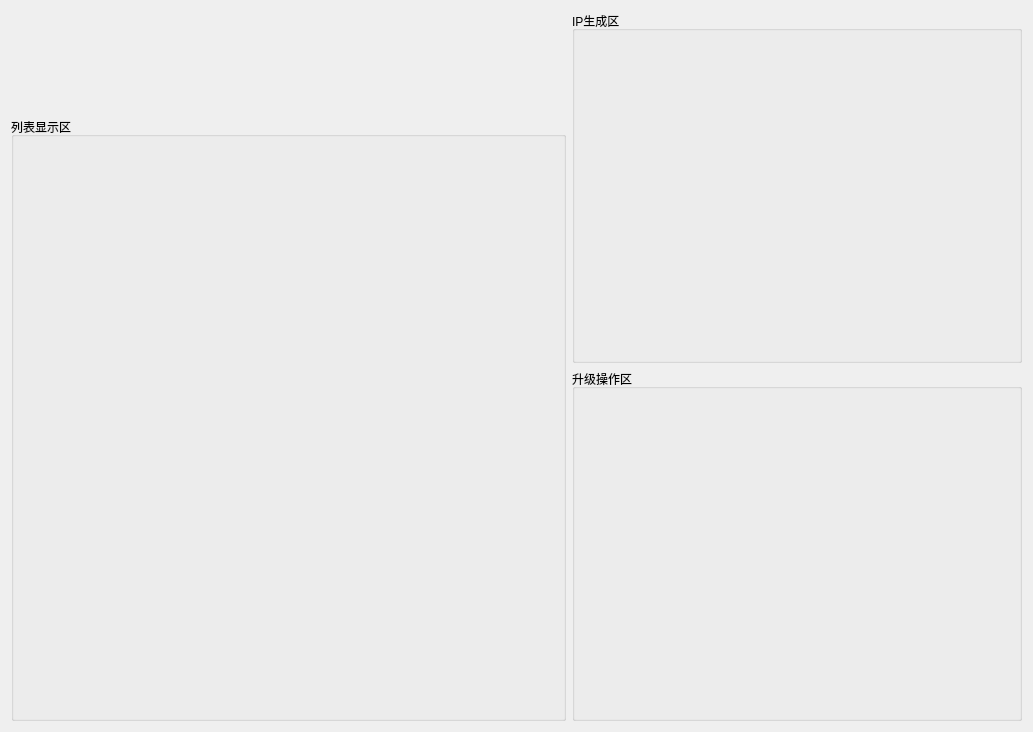
<?xml version="1.0" encoding="UTF-8"?>
<ui version="4.0">
 <class>Up_MainDlg</class>
 <widget class="QDialog" name="Up_MainDlg">
  <property name="geometry">
   <rect>
    <x>0</x>
    <y>0</y>
    <width>1033</width>
    <height>732</height>
   </rect>
  </property>
  <property name="windowTitle">
   <string>Dialog</string>
  </property>
  <layout class="QGridLayout" name="gridLayout_2">
   <item row="0" column="0">
    <layout class="QVBoxLayout" name="verticalLayout_2">
     <item>
      <widget class="QWidget" name="devWid" native="true">
       <property name="sizePolicy">
        <sizepolicy hsizetype="Fixed" vsizetype="Fixed">
         <horstretch>0</horstretch>
         <verstretch>0</verstretch>
        </sizepolicy>
       </property>
       <property name="minimumSize">
        <size>
         <width>550</width>
         <height>100</height>
        </size>
       </property>
       <property name="maximumSize">
        <size>
         <width>550</width>
         <height>100</height>
        </size>
       </property>
      </widget>
     </item>
     <item>
      <widget class="QGroupBox" name="group">
       <property name="title">
        <string>列表显示区</string>
       </property>
       <layout class="QGridLayout" name="gridLayout">
        <item row="0" column="0">
         <layout class="QHBoxLayout" name="horizontalLayout">
          <property name="spacing">
           <number>6</number>
          </property>
          <item>
           <widget class="QWidget" name="ipsTabWid" native="true"/>
          </item>
          <item>
           <widget class="QWidget" name="oksTabWid" native="true"/>
          </item>
          <item>
           <widget class="QWidget" name="errsTabWid" native="true"/>
          </item>
         </layout>
        </item>
       </layout>
      </widget>
     </item>
    </layout>
   </item>
   <item row="0" column="1">
    <layout class="QVBoxLayout" name="verticalLayout" stretch="3,3">
     <item>
      <widget class="QGroupBox" name="ipWid">
       <property name="minimumSize">
        <size>
         <width>450</width>
         <height>0</height>
        </size>
       </property>
       <property name="maximumSize">
        <size>
         <width>450</width>
         <height>16777215</height>
        </size>
       </property>
       <property name="title">
        <string>IP生成区</string>
       </property>
      </widget>
     </item>
     <item>
      <widget class="QGroupBox" name="upWid">
       <property name="maximumSize">
        <size>
         <width>450</width>
         <height>16777215</height>
        </size>
       </property>
       <property name="title">
        <string>升级操作区</string>
       </property>
      </widget>
     </item>
    </layout>
   </item>
  </layout>
 </widget>
 <resources/>
 <connections/>
</ui>
